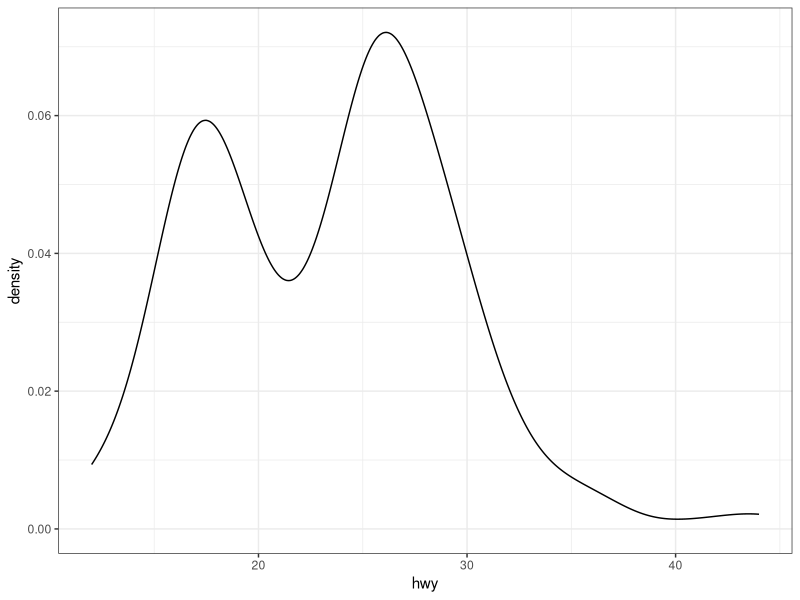
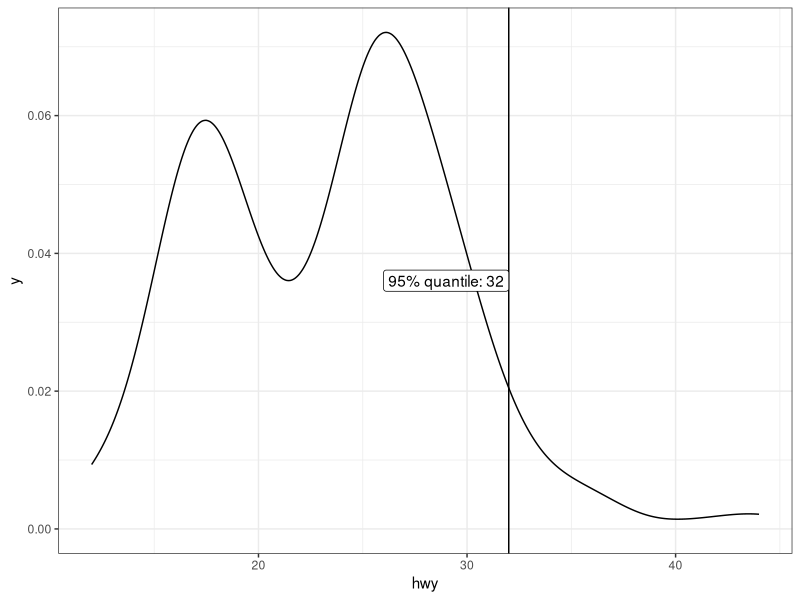

Reproduce these figures in R, in order.
## ---- chunk 1
#| label: fig-coordinates-from-plot-size-1
#| fig-cap: "Plot without the label"

# Load and attach ggplot2
library(ggplot2)

# Plot variable hwy from dataset mpg
p <- ggplot(mpg, aes(x = hwy)) +
  geom_density() +
  theme_bw()

p
## ---- chunk 2
#| label: fig-coordinates-from-plot-size-2
#| fig-cap: "Plot with the label in the centre (in y direction)"

# Get minimum and maximum of x and y
x_min <- ggplot2::layer_scales(p)$x$range$range[1]
x_max <- ggplot2::layer_scales(p)$x$range$range[2]
y_min <- ggplot2::layer_scales(p)$y$range$range[1]
y_max <- ggplot2::layer_scales(p)$y$range$range[2]

# Annotate label to 95% quantile at y = y_max / 2
q <- quantile(mpg$hwy, 0.95)

p +
  geom_vline(aes(xintercept = q)) +
  annotate(
    "label", 
    x = q, 
    y = y_max / 2,
    label = paste0("95% quantile: ", q), 
    hjust = "right"
  )
